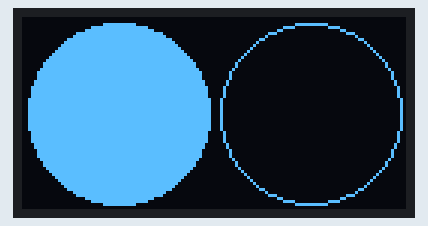
This sketch was run on a simulated Arduino Uno, built with avr-gcc and run on an emulated ATmega328P. Shown: 128×64 one-colour display.

Above: at 0.1 s.
At 1.1 s:
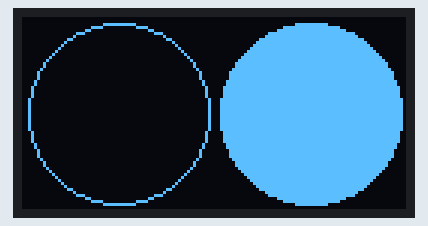

Measured:
- what the display in image 1 shows lasts 1.0 s, from 1.1 s to 2.1 s

The sketch:

sketch_circle.ino
```cpp
#include <Wire.h>
#include <Adafruit_GFX.h>
#include <Adafruit_SSD1306.h>

#if (SSD1306_LCDHEIGHT != 64)
#error("Height incorrect, please fix Adafruit_SSD1306.h!");
#endif

Adafruit_SSD1306 display(-1);

void setup() {
  display.begin(SSD1306_SWITCHCAPVCC, 0x3c);
}

void loop() {
  display.clearDisplay();
  display.fillCircle(32, 32, 30, WHITE);
  display.drawCircle(96, 32, 30, WHITE);
  display.display();
  delay(1000);

  display.clearDisplay();
  display.drawCircle(32, 32, 30, WHITE);
  display.fillCircle(96, 32, 30, WHITE);
  display.display();
  delay(1000);
}
```
